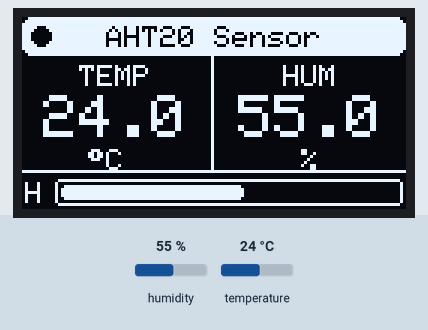
Bench run of a program on a simulated ESP32-S3. Parts: 128×64 one-colour display. The test bench sets the inputs (shaded band); at power-on: humidity 55 %, temperature 24 °C. What the program prints to the serial monitor is not drawn.

Above: at 2.7 s.
2.8 s: humidity set to 22 %
At 4.3 s:
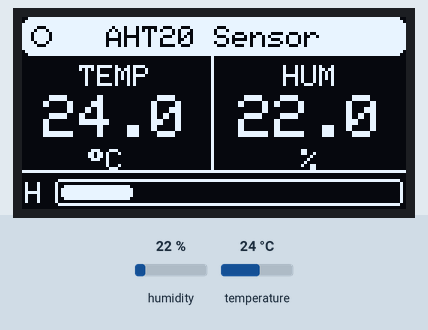
8.9 s: temperature set to 12 °C
At 11.0 s:
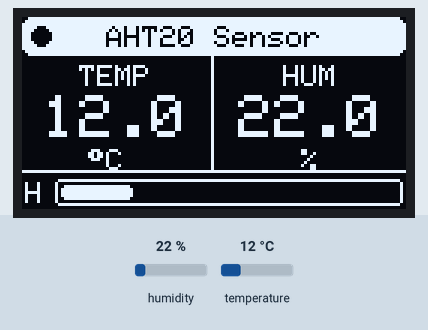
13.6 s: humidity set to 40 %
At 14.6 s:
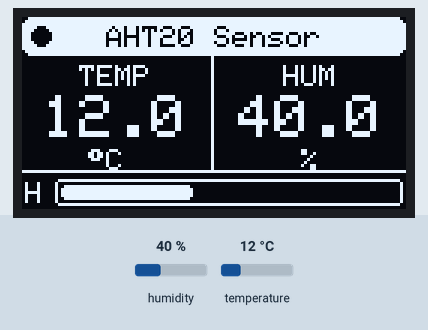
17.9 s: temperature set to 19 °C
At 19.5 s:
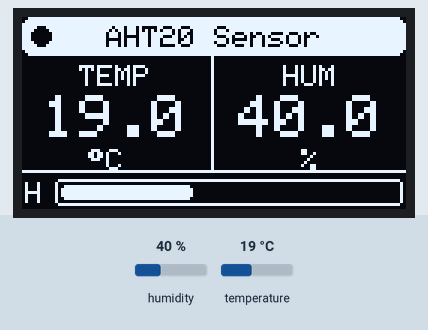
Timing chart, 0 to 21.0 s (numbered marks = the images above; inputs shaded):
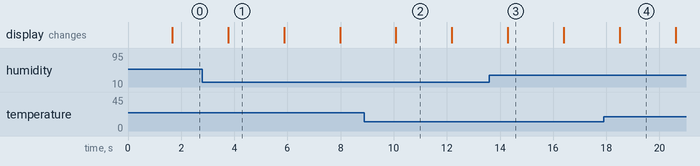

The program:

main.cpp
```cpp
#include <Arduino.h>
#include <Wire.h>
#include <Adafruit_GFX.h>
#include <Adafruit_SSD1306.h>
#include <Adafruit_AHTX0.h>

#define SDA_PIN        8
#define SCL_PIN        9
#define SCREEN_WIDTH   128
#define SCREEN_HEIGHT  64
#define OLED_RESET     -1
#define SCREEN_ADDRESS 0x3C

Adafruit_SSD1306 display(SCREEN_WIDTH, SCREEN_HEIGHT, &Wire, OLED_RESET);
Adafruit_AHTX0   aht;

bool liveDot = false;

// ── Barra de progreso redondeada ──────────────────────────
void drawProgressBar(int x, int y, int w, int h, float pct) {
  display.drawRoundRect(x, y, w, h, 2, SSD1306_WHITE);
  int fill = constrain((int)((pct / 100.0f) * (w - 4)), 0, w - 4);
  if (fill > 0)
    display.fillRoundRect(x + 2, y + 2, fill, h - 4, 1, SSD1306_WHITE);
}

// ── Texto centrado en una columna ─────────────────────────
void printCentered(const char* str, int colX, int colW, int y, int textSize) {
  int charW = 6 * textSize;
  int strW  = strlen(str) * charW;
  display.setCursor(colX + (colW - strW) / 2, y);
  display.setTextSize(textSize);
  display.print(str);
}

// ── Pantalla principal ────────────────────────────────────
void drawUI(float temp, float hum) {
  display.clearDisplay();
  display.cp437(true);          // necesario para el símbolo °
  display.setTextColor(SSD1306_WHITE);

  // ── 1. Header ─────────────────────────────────────────
  display.fillRoundRect(0, 0, 128, 13, 3, SSD1306_WHITE);
  display.setTextColor(SSD1306_BLACK);
  display.setTextSize(1);
  display.setCursor(28, 3);     // "AHT20 Sensor" = 12 chars × 6px = 72px → x=(128-72)/2
  display.print("AHT20 Sensor");
  // Punto "live" parpadeante en la esquina izquierda del header
  if (liveDot) display.fillCircle(6, 6, 3, SSD1306_BLACK);
  else         display.drawCircle(6, 6, 3, SSD1306_BLACK);

  // ── 2. Divisor vertical ───────────────────────────────
  display.setTextColor(SSD1306_WHITE);
  display.drawFastVLine(63, 13, 38, SSD1306_WHITE);

  // ── 3. Etiquetas de columna ───────────────────────────
  display.setTextSize(1);
  printCentered("TEMP", 0,  63, 16, 1);
  printCentered("HUM",  64, 64, 16, 1);

  // ── 4. Valores numéricos (tamaño 2 = 12×16px/char) ───
  char tempStr[8], humStr[8];
  // Siempre 4 caracteres para centrado consistente: " 5.3" o "23.4"
  sprintf(tempStr, "%4.1f", temp);
  sprintf(humStr,  "%4.1f", hum);

  display.setTextSize(2);
  printCentered(tempStr, 0,  63, 26, 2);
  printCentered(humStr,  64, 64, 26, 2);

  // ── 5. Unidades ───────────────────────────────────────
  display.setTextSize(1);
  // "°C" centrado en columna izquierda
  display.setCursor(22, 44);
  display.write(248);           // 248 = ° en CP437
  display.print("C");
  // "%" centrado en columna derecha
  printCentered("%", 64, 64, 44, 1);

  // ── 6. Separador horizontal ───────────────────────────
  display.drawFastHLine(0, 51, 128, SSD1306_WHITE);

  // ── 7. Barra de humedad ───────────────────────────────
  display.setTextSize(1);
  display.setCursor(1, 55);
  display.print("H");
  drawProgressBar(11, 54, 116, 9, hum);

  display.display();
}

// ── Pantalla de error ─────────────────────────────────────
void drawError(const char* msg) {
  display.clearDisplay();
  display.fillRoundRect(0, 0, 128, 13, 3, SSD1306_WHITE);
  display.setTextColor(SSD1306_BLACK);
  display.setTextSize(1);
  display.setCursor(46, 3);
  display.print("ERROR");
  display.setTextColor(SSD1306_WHITE);
  display.setCursor(5, 25);
  display.print(msg);
  display.display();
}

// ── Pantalla de boot ──────────────────────────────────────
void drawBoot() {
  display.clearDisplay();
  display.fillScreen(SSD1306_WHITE);
  display.setTextColor(SSD1306_BLACK);
  display.setTextSize(2);
  display.setCursor(14, 16);
  display.print("AHT20");
  display.setTextSize(1);
  display.setCursor(26, 40);
  display.print("Iniciando...");
  display.display();
}

// ─────────────────────────────────────────────────────────
void setup() {
  Serial.begin(115200);
  Wire.begin(SDA_PIN, SCL_PIN);

  // Inicializar pantalla
  if (!display.begin(SSD1306_SWITCHCAPVCC, SCREEN_ADDRESS)) {
    Serial.println("ERROR: SSD1306 no encontrado en 0x3C");
    while (1);
  }
  drawBoot();

  // Inicializar sensor
  if (!aht.begin(&Wire)) {
    drawError("AHT20 no hallado");
    Serial.println("ERROR: AHT20 no encontrado en 0x38");
    while (1);
  }

  Serial.println("Sistema listo — AHT20 + SSD1306");
  delay(1500);
}

void loop() {
  sensors_event_t evtHum, evtTemp;
  aht.getEvent(&evtHum, &evtTemp);

  float t = evtTemp.temperature;
  float h = evtHum.relative_humidity;

  liveDot = !liveDot;
  drawUI(t, h);

  Serial.printf("Temp: %.1f°C  |  Humedad: %.1f%%\n", t, h);

  delay(2000);
}
```

Measured:
- after the input at 2.8 s, the display: changes after 0.97 s (image 1)
- after the input at 8.9 s, the display: changes after 1.2 s (image 2)
- after the input at 13.6 s, the display: changes after 0.70 s (image 3)
- after the input at 17.9 s, the display: changes after 0.61 s (image 4)
- what the display in image 1 shows lasts 2.1 s, from 3.8 s to 5.9 s
